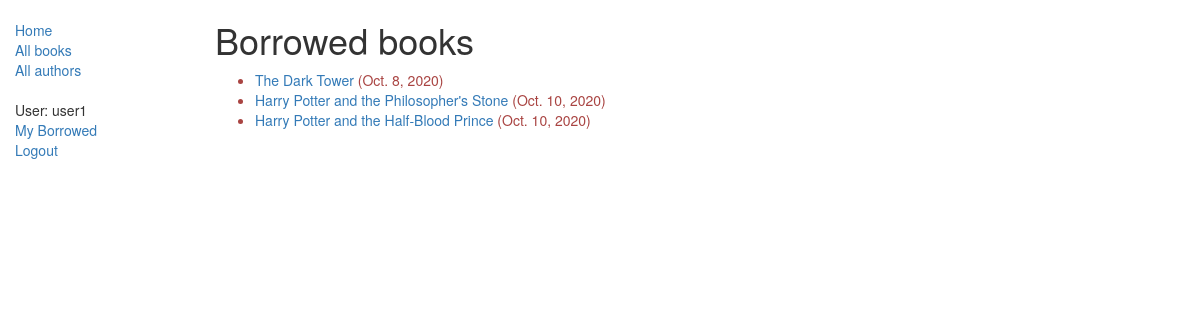
/catalog/mybooks/ (signed in), run on the app's committed database.
### catalog/models.py (models this page shows, shortened)
class BookInstance(models.Model):
    id = models.UUIDField(
        primary_key=True,
        default=uuid.uuid4,
        help_text="Unique ID for this particular book across whole library"
        )
    book = models.ForeignKey('Book', on_delete=models.SET_NULL, null=True)
    imprint = models.CharField(max_length=200)
    due_back = models.DateField(null=True, blank=True)
    borrower = models.ForeignKey(
        User,
        on_delete=models.SET_NULL,
        null=True,
        blank=True
        )
    LOAN_STATUS = (
        ('m', 'Maintenance'),
        ('o', 'On loan'),
        ('a', 'Available'),
        ('r', 'Reserved'),
    )
    status = models.CharField(
        max_length=1,
        choices=LOAN_STATUS,
        blank=True,
        default='m',
        help_text="Book availability"
    )
    class Meta:
        ordering = ["due_back"]
        permissions = (("can_mark_returned", "Set book as returned"),)
    @property
    def is_overdue(self):
        if self.due_back and date.today() > self.due_back:
            return True
        return False

class Book(models.Model):
    title = models.CharField(max_length=200)
    author = models.ForeignKey('Author', on_delete=models.SET_NULL, null=True)
    summary = models.TextField(
        max_length=1000,
        help_text="Enter a brief description of the book"
        )
    isbn = models.CharField(
        'ISBN',
        max_length=13,
        help_text='13 Characters <a href="https://www.isbn-international.org/content/what-isbn">ISBN number</a>'
        )
    genre = models.ManyToManyField(
        Genre,
        help_text="Select a genre for this book"
        )
    language = models.ForeignKey(
        'Language',
        on_delete=models.SET_NULL,
        null=True
        )
    def display_genre(self):
        """Creates a string for the Genre. Required to display genre in Admin"""
        return ', '.join([genre.name for genre in self.genre.all()[:3]])
    display_genre.short_description = 'Genre'

### catalog/views.py (the view)
# urls.py: path('mybooks/', views.LoanedBooksByUserListView.as_view(),
class LoanedBooksByUserListView(LoginRequiredMixin, generic.ListView):
    model = BookInstance
    template_name = 'catalog/bookinstance_list_borrowed_user.html'
    paginate_by = 20
    def get_queryset(self):
        return BookInstance.objects.filter(borrower=self.request.user).filter(status__exact='o').order_by('due_back')

### catalog/templates/catalog/bookinstance_list_borrowed_user.html
{% extends "layout.html" %}
{% block content %}
    <h1>Borrowed books</h1>
    {% if bookinstance_list %}
    <ul>
      {% for bookinst in bookinstance_list %}
      <li class="{% if bookinst.is_overdue %}text-danger{% endif %}">
        <a href="{% url 'book-detail' bookinst.book.pk %}">{{bookinst.book.title}}</a> ({{ bookinst.due_back }})
      </li>
      {% endfor %}
    </ul>
    {% else %}
      <p>There are no books borrowed.</p>
    {% endif %}
{% endblock %}

### catalog/templates/layout.html (shortened to what this page needs)
<!DOCTYPE html>
<html lang="en">
<head>
  <link rel="stylesheet" href="https://maxcdn.bootstrapcdn.com/bootstrap/3.3.7/css/bootstrap.min.css">
  {% load static %}
  <link rel="stylesheet" href="{% static 'css/styles.css' %}">
</head>
<body>
  <div class="container-fluid">
    <div class="row">
      <div class="col-sm-2">
      {% block sidebar %}
      <ul class="sidebar-nav">
        <li><a href="{% url 'index' %}">Home</a></li>
        <li><a href="{% url 'books' %}">All books</a></li>
        <li><a href="{% url 'authors' %}">All authors</a></li>
      </ul>
      <ul class="sidebar-nav">
        {% if user.is_authenticated %}
          <li>User: {{ user.get_username }}</li>
          <li><a href="{% url 'my-borrowed' %}">My Borrowed</a></li>
          <li><a href="{% url 'logout'%}?next={{request.path}}">Logout</a></li>
        {% else %}
          <li><a href="{% url 'login'%}?next={{request.path}}">Login</a></li>
        {% endif %}
      </ul>
     {% endblock %}
      </div>
      <div class="col-sm-10 ">
      {% block content %}{% endblock %}
      </div>
    </div>
  </div>
</body>
</html>

### catalog/static/css/styles.css (style rules this page uses)
.sidebar-nav { margin-top: 20px; padding: 0; list-style: none; }

### data on the page
BookInstance: book "The Dark Tower", due_back "Oct. 8, 2020"
BookInstance: book "Harry Potter and the Philosopher's Stone", due_back "Oct. 10, 2020"
BookInstance: book "Harry Potter and the Half-Blood Prince", due_back "Oct. 10, 2020"

### other printed values
{{ user.get_username }} "user1"
